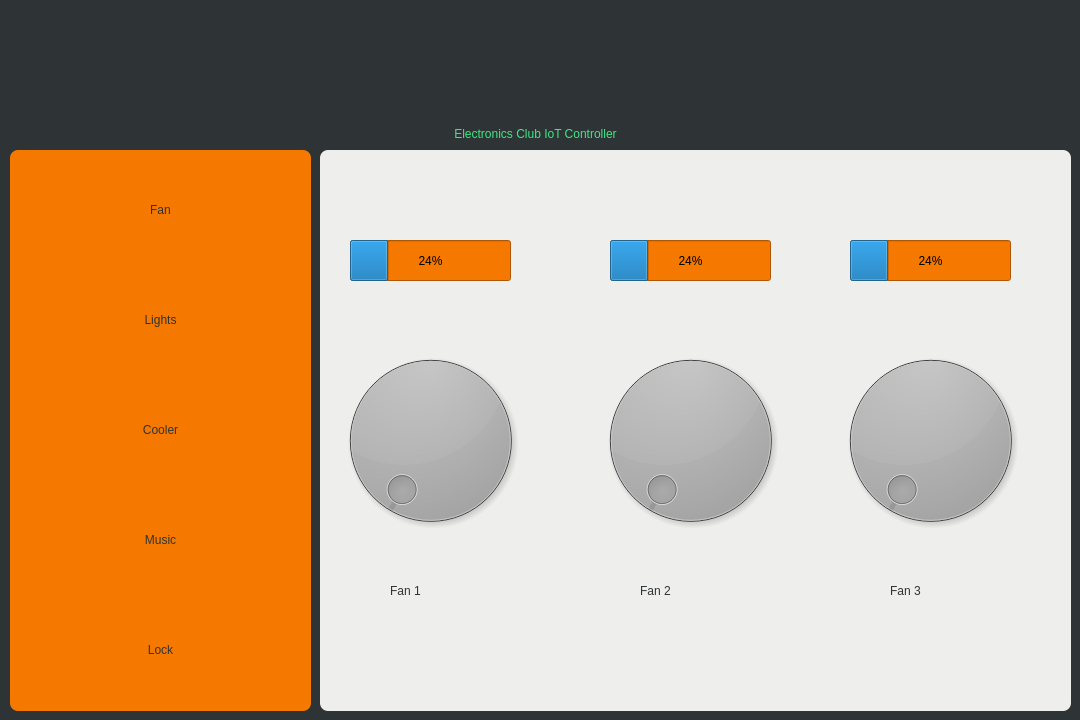
<?xml version="1.0" encoding="UTF-8"?>
<ui version="4.0">
 <class>Form</class>
 <widget class="QWidget" name="Form">
  <property name="geometry">
   <rect>
    <x>0</x>
    <y>0</y>
    <width>1080</width>
    <height>720</height>
   </rect>
  </property>
  <property name="windowTitle">
   <string>Form</string>
  </property>
  <property name="styleSheet">
   <string notr="true">background-color: rgb(46, 52, 54);</string>
  </property>
  <widget class="QFrame" name="frame">
   <property name="geometry">
    <rect>
     <x>10</x>
     <y>150</y>
     <width>301</width>
     <height>561</height>
    </rect>
   </property>
   <property name="styleSheet">
    <string notr="true">QFrame{background-color: rgb(245, 121, 0);
border-radius:8px;
}

QPushButton{
border:none;
border-radius:8px;
background-color: transparent;
font: 75 25pt &quot;AnjaliOldLipi&quot;;
color:rgb(46, 52, 54);
}

QPushButton:pressed {
	border:5px
}
QPushButton:hover{
   background-color: rgb(46, 52, 54);
	color:rgb(255, 255, 255);
}



</string>
   </property>
   <property name="frameShape">
    <enum>QFrame::StyledPanel</enum>
   </property>
   <property name="frameShadow">
    <enum>QFrame::Raised</enum>
   </property>
   <widget class="QPushButton" name="pushButton">
    <property name="geometry">
     <rect>
      <x>10</x>
      <y>10</y>
      <width>281</width>
      <height>100</height>
     </rect>
    </property>
    <property name="styleSheet">
     <string notr="true"/>
    </property>
    <property name="text">
     <string>Fan</string>
    </property>
   </widget>
   <widget class="QPushButton" name="pushButton_2">
    <property name="geometry">
     <rect>
      <x>10</x>
      <y>120</y>
      <width>281</width>
      <height>100</height>
     </rect>
    </property>
    <property name="text">
     <string>Lights</string>
    </property>
   </widget>
   <widget class="QPushButton" name="pushButton_3">
    <property name="geometry">
     <rect>
      <x>10</x>
      <y>230</y>
      <width>281</width>
      <height>100</height>
     </rect>
    </property>
    <property name="text">
     <string>Cooler</string>
    </property>
   </widget>
   <widget class="QPushButton" name="pushButton_4">
    <property name="geometry">
     <rect>
      <x>10</x>
      <y>340</y>
      <width>281</width>
      <height>100</height>
     </rect>
    </property>
    <property name="text">
     <string>Music</string>
    </property>
   </widget>
   <widget class="QPushButton" name="pushButton_5">
    <property name="geometry">
     <rect>
      <x>10</x>
      <y>450</y>
      <width>281</width>
      <height>100</height>
     </rect>
    </property>
    <property name="text">
     <string>Lock</string>
    </property>
   </widget>
  </widget>
  <widget class="QLabel" name="label">
   <property name="geometry">
    <rect>
     <x>0</x>
     <y>20</y>
     <width>1071</width>
     <height>121</height>
    </rect>
   </property>
   <property name="styleSheet">
    <string notr="true">color:rgb(63, 230, 132);
font: 75 45pt &quot;AnjaliOldLipi&quot;;
text-align: center;
</string>
   </property>
   <property name="text">
    <string>Electronics Club IoT Controller</string>
   </property>
   <property name="alignment">
    <set>Qt::AlignBottom|Qt::AlignHCenter</set>
   </property>
  </widget>
  <widget class="QFrame" name="frame_2">
   <property name="enabled">
    <bool>true</bool>
   </property>
   <property name="geometry">
    <rect>
     <x>320</x>
     <y>150</y>
     <width>751</width>
     <height>561</height>
    </rect>
   </property>
   <property name="styleSheet">
    <string notr="true">
QFrame{background-color: rgb(238, 238, 236);
border-radius:8px;
}

QDial{
border:none;
border-radius:8px;
background-color: transparent;

color:rgb(46, 52, 54);
}
</string>
   </property>
   <property name="frameShape">
    <enum>QFrame::StyledPanel</enum>
   </property>
   <property name="frameShadow">
    <enum>QFrame::Raised</enum>
   </property>
   <widget class="QDial" name="dial">
    <property name="geometry">
     <rect>
      <x>10</x>
      <y>190</y>
      <width>201</width>
      <height>201</height>
     </rect>
    </property>
   </widget>
   <widget class="QProgressBar" name="progressBar">
    <property name="geometry">
     <rect>
      <x>30</x>
      <y>90</y>
      <width>161</width>
      <height>41</height>
     </rect>
    </property>
    <property name="styleSheet">
     <string notr="true">background-color: rgb(245, 121, 0);</string>
    </property>
    <property name="value">
     <number>24</number>
    </property>
   </widget>
   <widget class="QDial" name="dial_2">
    <property name="geometry">
     <rect>
      <x>270</x>
      <y>190</y>
      <width>201</width>
      <height>201</height>
     </rect>
    </property>
   </widget>
   <widget class="QProgressBar" name="progressBar_2">
    <property name="geometry">
     <rect>
      <x>290</x>
      <y>90</y>
      <width>161</width>
      <height>41</height>
     </rect>
    </property>
    <property name="styleSheet">
     <string notr="true">background-color: rgb(245, 121, 0);</string>
    </property>
    <property name="value">
     <number>24</number>
    </property>
   </widget>
   <widget class="QDial" name="dial_3">
    <property name="geometry">
     <rect>
      <x>510</x>
      <y>190</y>
      <width>201</width>
      <height>201</height>
     </rect>
    </property>
   </widget>
   <widget class="QProgressBar" name="progressBar_3">
    <property name="geometry">
     <rect>
      <x>530</x>
      <y>90</y>
      <width>161</width>
      <height>41</height>
     </rect>
    </property>
    <property name="styleSheet">
     <string notr="true">background-color: rgb(245, 121, 0);</string>
    </property>
    <property name="value">
     <number>24</number>
    </property>
   </widget>
   <widget class="QLabel" name="label_4">
    <property name="geometry">
     <rect>
      <x>70</x>
      <y>410</y>
      <width>111</width>
      <height>61</height>
     </rect>
    </property>
    <property name="styleSheet">
     <string notr="true">color:rgb(46, 52, 54);
font: 75 30pt &quot;AnjaliOldLipi&quot;;
text-align: center;
</string>
    </property>
    <property name="text">
     <string>Fan 1</string>
    </property>
   </widget>
   <widget class="QLabel" name="label_5">
    <property name="geometry">
     <rect>
      <x>320</x>
      <y>410</y>
      <width>111</width>
      <height>61</height>
     </rect>
    </property>
    <property name="styleSheet">
     <string notr="true">color:rgb(46, 52, 54);
font: 75 30pt &quot;AnjaliOldLipi&quot;;
text-align: center;
</string>
    </property>
    <property name="text">
     <string>Fan 2</string>
    </property>
   </widget>
   <widget class="QLabel" name="label_6">
    <property name="geometry">
     <rect>
      <x>570</x>
      <y>410</y>
      <width>111</width>
      <height>61</height>
     </rect>
    </property>
    <property name="styleSheet">
     <string notr="true">color:rgb(46, 52, 54);
font: 75 30pt &quot;AnjaliOldLipi&quot;;
text-align: center;
</string>
    </property>
    <property name="text">
     <string>Fan 3</string>
    </property>
   </widget>
  </widget>
 </widget>
 <resources/>
 <connections>
  <connection>
   <sender>dial</sender>
   <signal>valueChanged(int)</signal>
   <receiver>progressBar</receiver>
   <slot>setValue(int)</slot>
   <hints>
    <hint type="sourcelabel">
     <x>430</x>
     <y>550</y>
    </hint>
    <hint type="destinationlabel">
     <x>430</x>
     <y>420</y>
    </hint>
   </hints>
  </connection>
  <connection>
   <sender>dial_2</sender>
   <signal>valueChanged(int)</signal>
   <receiver>progressBar_2</receiver>
   <slot>setValue(int)</slot>
   <hints>
    <hint type="sourcelabel">
     <x>690</x>
     <y>550</y>
    </hint>
    <hint type="destinationlabel">
     <x>690</x>
     <y>420</y>
    </hint>
   </hints>
  </connection>
  <connection>
   <sender>dial_3</sender>
   <signal>valueChanged(int)</signal>
   <receiver>progressBar_3</receiver>
   <slot>setValue(int)</slot>
   <hints>
    <hint type="sourcelabel">
     <x>930</x>
     <y>550</y>
    </hint>
    <hint type="destinationlabel">
     <x>930</x>
     <y>420</y>
    </hint>
   </hints>
  </connection>
  <connection>
   <sender>pushButton</sender>
   <signal>clicked()</signal>
   <receiver>frame_2</receiver>
   <slot>show()</slot>
   <hints>
    <hint type="sourcelabel">
     <x>160</x>
     <y>209</y>
    </hint>
    <hint type="destinationlabel">
     <x>695</x>
     <y>430</y>
    </hint>
   </hints>
  </connection>
 </connections>
</ui>
